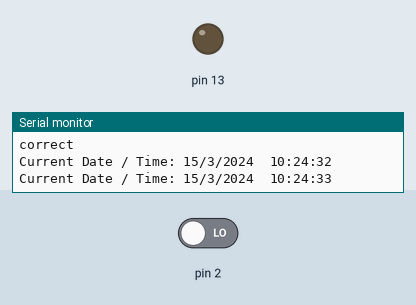
The sketch below on a simulated Arduino Uno, built with avr-gcc and run on an emulated ATmega328P. On the bench: output pins drawn as LEDs (lit = HIGH), the last lines printed to the serial monitor. The inputs (shaded band) are chosen by the test bench; at power-on: pin 2 LOW. The local clock reads 2024-03-15 10:24:30 at power-on unless the sketch sets it.

Above: at 3.8 s.
3.9 s: pin 2 driven HIGH
At 4.6 s:
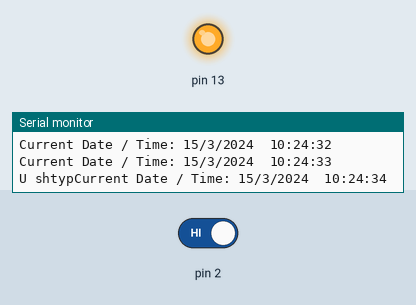
6.5 s: pin 2 driven LOW
At 8.3 s:
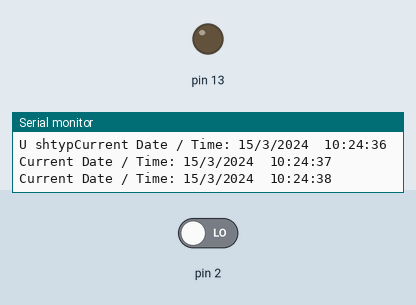
Timing chart, 0 to 13.5 s (numbered marks = the images above; inputs shaded):
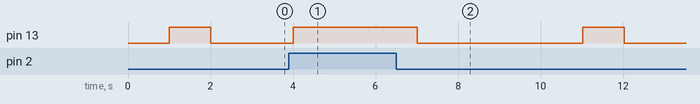

The sketch:

alarmi_me_virtuabox.ino
```cpp
#include <virtuabotixRTC.h>


// Creation of the Real Time Clock Object
virtuabotixRTC myRTC(6, 7, 8);

int buttonState=0;
void setup()  {
  pinMode(13,OUTPUT);
  pinMode(2,INPUT);
  Serial.begin(9600);
  // Set the current date, and time in the following format:
  // seconds, minutes, hours, day of the week, day of the month, month, year
  //myRTC.setDS1302Time(00, 58, 18, 7, 25, 12, 2021);
}
void loop()  {
  digitalWrite(13,LOW);
  buttonState = digitalRead(2);
  if (buttonState == HIGH) {
    // turn LED on:
    Serial.print("U shtyp");
    digitalWrite(13, HIGH);
  } else {
    // turn LED off:
    digitalWrite(13, LOW);
  }
  // This allows for the update of variables for time or accessing the individual elements.
  myRTC.updateTime();
  // Start printing elements as individuals
  Serial.print("Current Date / Time: ");
  Serial.print(myRTC.dayofmonth);
  Serial.print("/");
  Serial.print(myRTC.month);
  Serial.print("/");
  Serial.print(myRTC.year);
  Serial.print("  ");
  Serial.print(myRTC.hours);
  Serial.print(":");
  Serial.print(myRTC.minutes);
  Serial.print(":");
  Serial.println(myRTC.seconds);
  // Delay so the program doesn't print non-stop
  delay(1000);

  if( myRTC.seconds == 40  || myRTC.seconds == 30 || myRTC.seconds == 50 || myRTC.seconds == 20 ){
    digitalWrite(13,HIGH);
    delay(1000);
    Serial.println("correct");
  }

}
```

Measured:
- after the input at 3.9 s, pin 13: LOW → HIGH after 0.11 s
- after the input at 6.5 s, pin 13: HIGH → LOW after 0.52 s, → HIGH 4.0 s later, → LOW 1.0 s later
